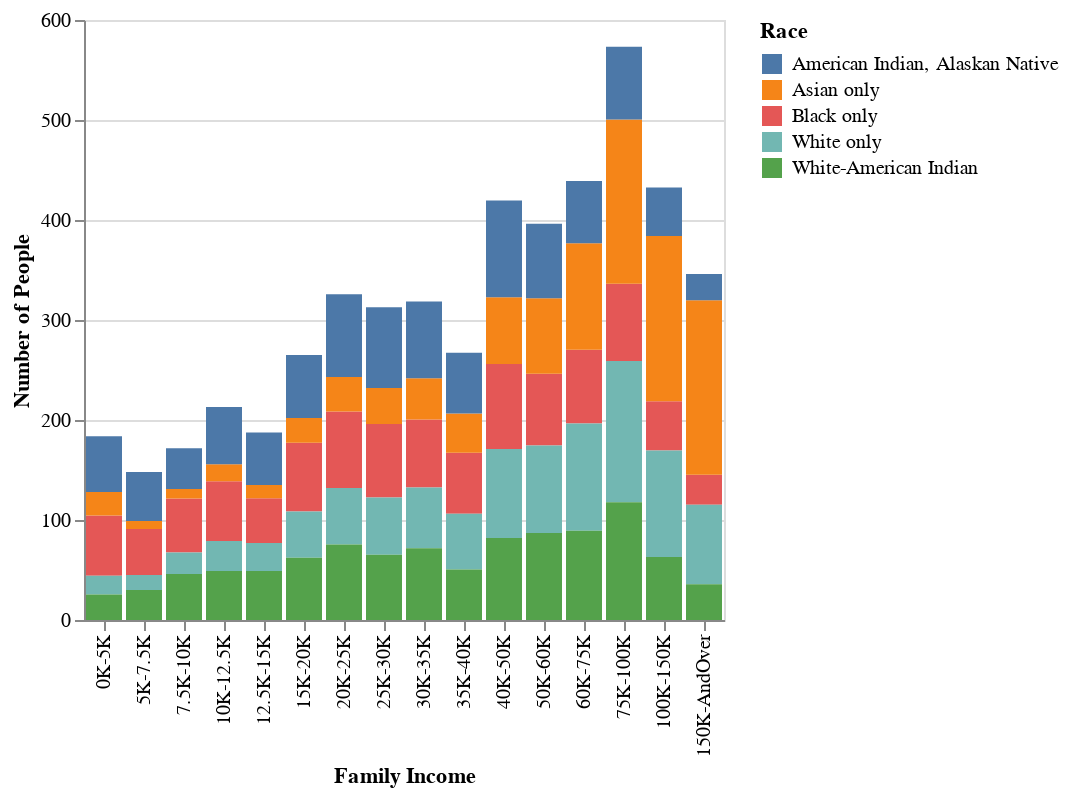

Notebook cell for this chart:
### Code cell
import altair as alt
from vega_datasets import data

alt.Chart(df_final).mark_bar().encode(
    x = alt.X('Family Income', sort=order_ofIncome),
    y = 'Number of People',
    color = 'Race'
)

### Figure 1 — Vega-Lite specification as saved in the notebook (floating-point values rounded to 4 significant figures)
{"config": {"view": {"continuousWidth": 400, "continuousHeight": 300}}, "data": {"name": "data-3da2e2f2e668266d00da85bfe4ef14f2"}, "mark": "bar", "encoding": {"color": {"type": "nominal", "field": "Race"}, "x": {"type": "nominal", "field": "Family Income", "sort": ["0K-5K", "5K-7.5K", "7.5K-10K", "10K-12.5K", "12.5K-15K", "15K-20K", "20K-25K", "25K-30K", "30K-35K", "35K-40K", "40K-50K", "50K-60K", "60K-75K", "75K-100K", "100K-150K", "150K-AndOver"]}, "y": {"type": "quantitative", "field": "Number of People"}}, "$schema": "https://vega.github.io/schema/vega-lite/v4.8.1.json", "datasets": {"data-3da2e2f2e668266d00da85bfe4ef14f2": [{"Race": "Black only", "Family Income": "0K-5K", "Number of People": 60.33}, {"Race": "White only", "Family Income": "0K-5K", "Number of People": 18.66}, {"Race": "Asian only", "Family Income": "0K-5K", "Number of People": 23.27}, {"Race": "American Indian, Alaskan Native", "Family Income": "0K-5K", "Number of People": 55.94}, {"Race": "White-American Indian", "Family Income": "0K-5K", "Number of People": 25.62}, {"Race": "Black only", "Family Income": "5K-7.5K", "Number of People": 45.96}, {"Race": "White only", "Family Income": "5K-7.5K", "Number of People": 14.9}, {"Race": "Asian only", "Family Income": "5K-7.5K", "Number of People": 8.196}, {"Race": "American Indian, Alaskan Native", "Family Income": "5K-7.5K", "Number of People": 49.03}, {"Race": "White-American Indian", "Family Income": "5K-7.5K", "Number of People": 30.01}, {"Race": "Black only", "Family Income": "7.5K-10K", "Number of People": 54.18}, {"Race": "White only", "Family Income": "7.5K-10K", "Number of People": 21.3}, {"Race": "Asian only", "Family Income": "7.5K-10K", "Number of People": 9.513}, {"Race": "American Indian, Alaskan Native", "Family Income": "7.5K-10K", "Number of People": 40.75}, {"Race": "White-American Indian", "Family Income": "7.5K-10K", "Number of People": 46.12}, {"Race": "Black only", "Family Income": "10K-12.5K", "Number of People": 59.88}, {"Race": "White only", "Family Income": "10K-12.5K", "Number of People": 29.88}, {"Race": "Asian only", "Family Income": "10K-12.5K", "Number of People": 16.83}, {"Race": "American Indian, Alaskan Native", "Family Income": "10K-12.5K", "Number of People": 57.32}, {"Race": "White-American Indian", "Family Income": "10K-12.5K", "Number of People": 49.05}, {"Race": "Black only", "Family Income": "12.5K-15K", "Number of People": 44.8}, {"Race": "White only", "Family Income": "12.5K-15K", "Number of People": 28.0}, {"Race": "Asian only", "Family Income": "12.5K-15K", "Number of People": 13.17}, {"Race": "American Indian, Alaskan Native", "Family Income": "12.5K-15K", "Number of People": 52.49}, {"Race": "White-American Indian", "Family Income": "12.5K-15K", "Number of People": 49.05}, {"Race": "Black only", "Family Income": "15K-20K", "Number of People": 68.73}, {"Race": "White only", "Family Income": "15K-20K", "Number of People": 46.37}, {"Race": "Asian only", "Family Income": "15K-20K", "Number of People": 24.73}, {"Race": "American Indian, Alaskan Native", "Family Income": "15K-20K", "Number of People": 62.85}, {"Race": "White-American Indian", "Family Income": "15K-20K", "Number of People": 62.23}, {"Race": "Black only", "Family Income": "20K-25K", "Number of People": 76.69}, {"Race": "White only", "Family Income": "20K-25K", "Number of People": 56.49}, {"Race": "Asian only", "Family Income": "20K-25K", "Number of People": 34.39}, {"Race": "American Indian, Alaskan Native", "Family Income": "20K-25K", "Number of People": 82.87}, {"Race": "White-American Indian", "Family Income": "20K-25K", "Number of People": 75.4}, {"Race": "Black only", "Family Income": "25K-30K", "Number of People": 73.42}, {"Race": "White only", "Family Income": "25K-30K", "Number of People": 57.32}, {"Race": "Asian only", "Family Income": "25K-30K", "Number of People": 36.15}, {"Race": "American Indian, Alaskan Native", "Family Income": "25K-30K", "Number of People": 80.8}, {"Race": "White-American Indian", "Family Income": "25K-30K", "Number of People": 65.15}, {"Race": "Black only", "Family Income": "30K-35K", "Number of People": 67.94}, {"Race": "White only", "Family Income": "30K-35K", "Number of People": 60.81}, {"Race": "Asian only", "Family Income": "30K-35K", "Number of People": 41.27}, {"Race": "American Indian, Alaskan Native", "Family Income": "30K-35K", "Number of People": 76.66}, {"Race": "White-American Indian", "Family Income": "30K-35K", "Number of People": 71.74}, {"Race": "Black only", "Family Income": "35K-40K", "Number of People": 61.19}, {"Race": "White only", "Family Income": "35K-40K", "Number of People": 55.65}, {"Race": "Asian only", "Family Income": "35K-40K", "Number of People": 39.22}, {"Race": "American Indian, Alaskan Native", "Family Income": "35K-40K", "Number of People": 60.77}, {"Race": "White-American Indian", "Family Income": "35K-40K", "Number of People": 50.51}, {"Race": "Black only", "Family Income": "40K-50K", "Number of People": 85.2}, {"Race": "White only", "Family Income": "40K-50K", "Number of People": 88.9}, {"Race": "Asian only", "Family Income": "40K-50K", "Number of People": 66.73}, {"Race": "American Indian, Alaskan Native", "Family Income": "40K-50K", "Number of People": 96.69}, {"Race": "White-American Indian", "Family Income": "40K-50K", "Number of People": 81.99}, {"Race": "Black only", "Family Income": "50K-60K", "Number of People": 71.7}, {"Race": "White only", "Family Income": "50K-60K", "Number of People": 87.33}, {"Race": "Asian only", "Family Income": "50K-60K", "Number of People": 75.52}, {"Race": "American Indian, Alaskan Native", "Family Income": "50K-60K", "Number of People": 74.59}, {"Race": "White-American Indian", "Family Income": "50K-60K", "Number of People": 87.12}, {"Race": "Black only", "Family Income": "60K-75K", "Number of People": 73.65}, {"Race": "White only", "Family Income": "60K-75K", "Number of People": 107.2}, {"Race": "Asian only", "Family Income": "60K-75K", "Number of People": 106.7}, {"Race": "American Indian, Alaskan Native", "Family Income": "60K-75K", "Number of People": 62.15}, {"Race": "White-American Indian", "Family Income": "60K-75K", "Number of People": 89.31}, {"Race": "Black only", "Family Income": "75K-100K", "Number of People": 77.25}, {"Race": "White only", "Family Income": "75K-100K", "Number of People": 141.2}, {"Race": "Asian only", "Family Income": "75K-100K", "Number of People": 164.3}, {"Race": "American Indian, Alaskan Native", "Family Income": "75K-100K", "Number of People": 72.51}, {"Race": "White-American Indian", "Family Income": "75K-100K", "Number of People": 117.9}, {"Race": "Black only", "Family Income": "100K-150K", "Number of People": 49.3}, {"Race": "White only", "Family Income": "100K-150K", "Number of People": 106.6}, {"Race": "Asian only", "Family Income": "100K-150K", "Number of People": 165.2}, {"Race": "American Indian, Alaskan Native", "Family Income": "100K-150K", "Number of People": 48.34}, {"Race": "White-American Indian", "Family Income": "100K-150K", "Number of People": 62.96}, {"Race": "Black only", "Family Income": "150K-AndOver", "Number of People": 29.79}, {"Race": "White only", "Family Income": "150K-AndOver", "Number of People": 79.47}, {"Race": "Asian only", "Family Income": "150K-AndOver", "Number of People": 174.7}, {"Race": "American Indian, Alaskan Native", "Family Income": "150K-AndOver", "Number of People": 26.24}, {"Race": "White-American Indian", "Family Income": "150K-AndOver", "Number of People": 35.87}]}}
